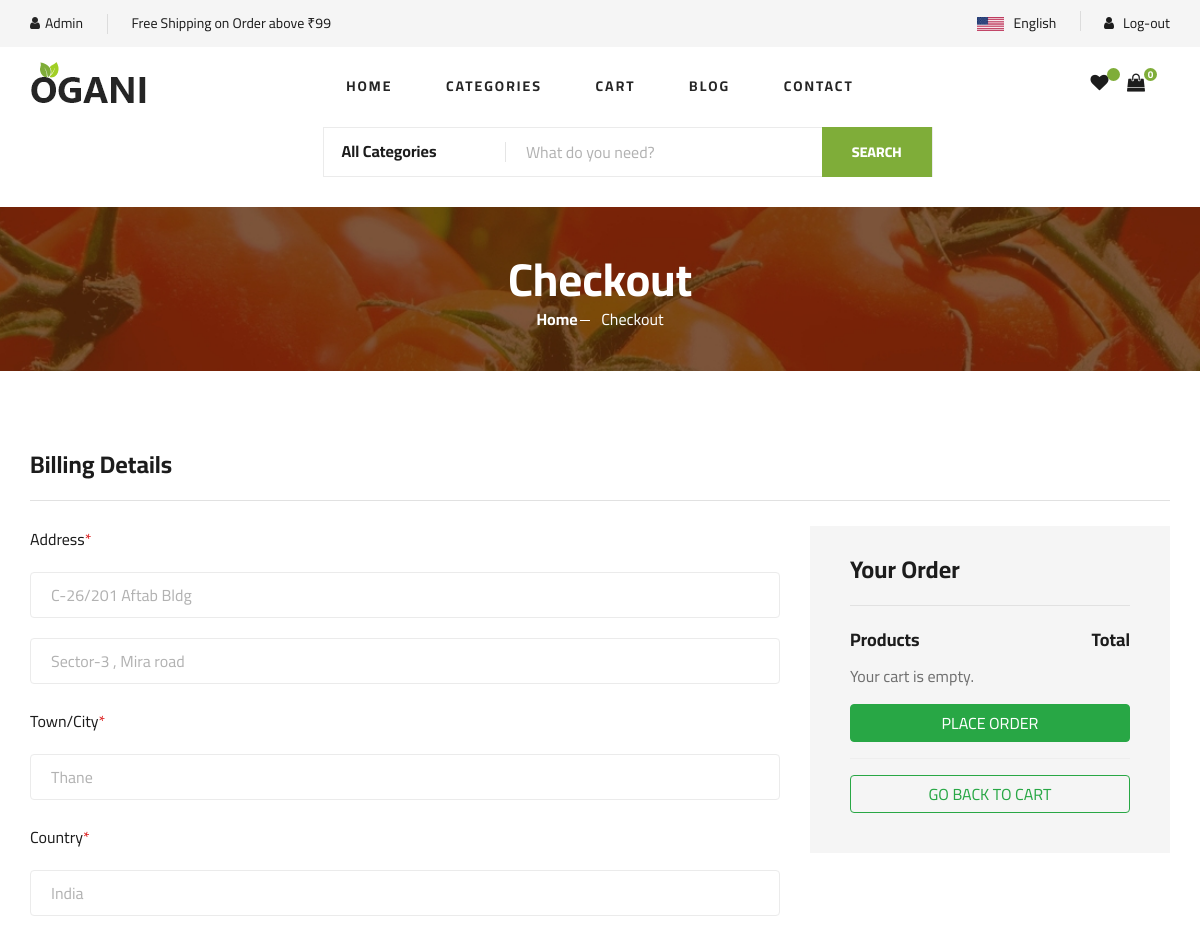
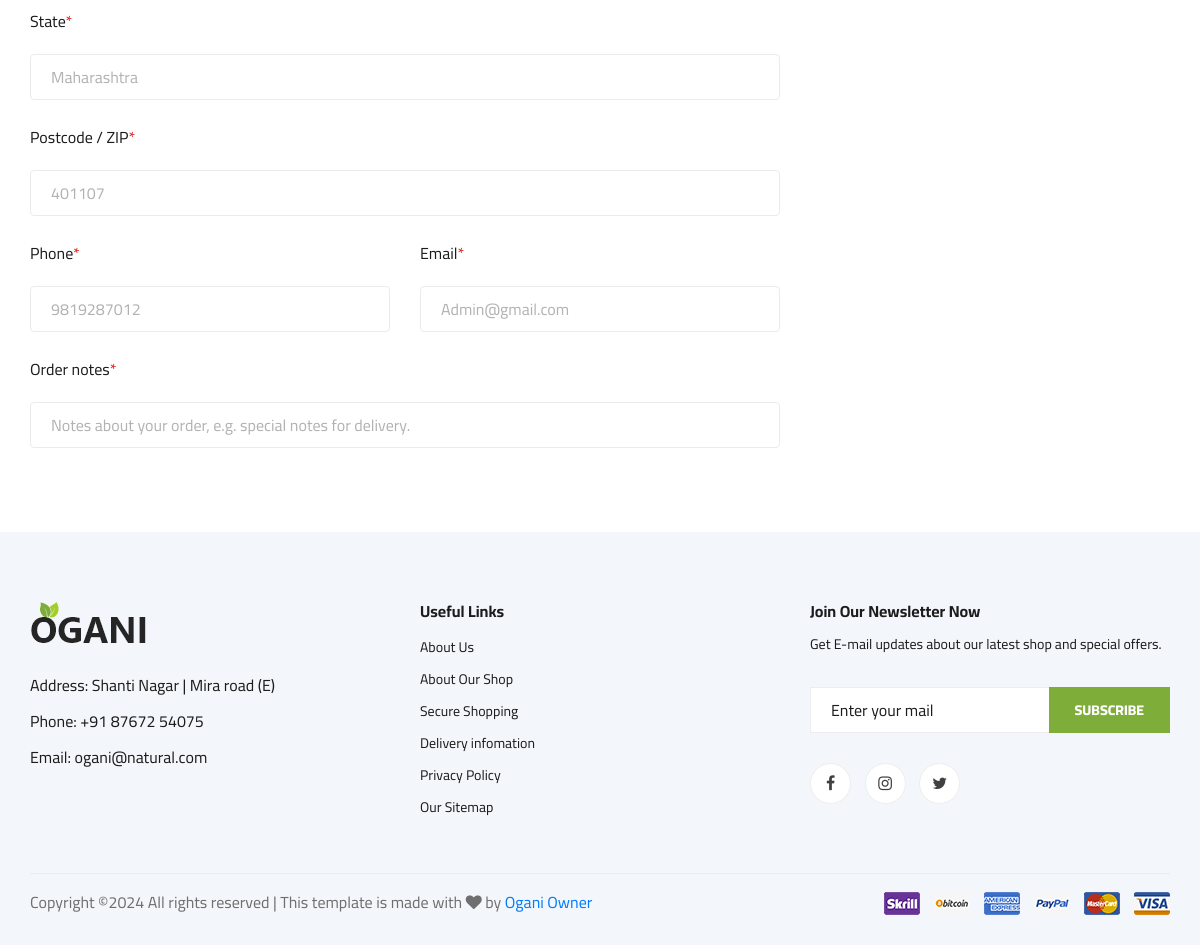
Screenshot of /checkout/ (signed in) with the database file from the repository (2 pictures, top to bottom).
### Accounts/models.py (models this page shows)
class User(AbstractUser):
    email = models.EmailField(max_length=255, unique=True)
    first_name = models.CharField(max_length=25)
    last_name = models.CharField(max_length=25)
    username = models.CharField(max_length=30)
    USERNAME_FIELD = "email"
    REQUIRED_FIELDS = ['username']
    def __str__(self) -> str:
        return self.username

### Core/models.py (models this page shows)
class Address(models.Model):
    user = models.ForeignKey(User , on_delete=models.SET_NULL , null=True )
    address1 = models.CharField(max_length=100 , null=True)
    address2 = models.CharField(max_length=100 , null=True)
    city = models.CharField(max_length=100 , null=True)
    state = models.CharField(max_length=100 , null=True)  # You might want to use choices for states or regions
    zip_code = models.IntegerField(null=True)
    phone_no = models.IntegerField( null=True)
    status = models.BooleanField(default=True)
    class Meta:
        verbose_name_plural = "Address"

### Core/views.py (the view, shortened to what this page needs)
# urls.py: path('checkout/', checkout_view , name="check-out"),
@login_required
def checkout_view(request):
    context = {
        'cart_data': None,
        'totalcartitems': 0,
        'cart_total_amount': 0.0,
        'active_address': Address.objects.filter(user=request.user)
    }
    return render(request, 'core/checkout.html', context)

### Templates/core/checkout.html (shortened to what this page needs)
{% extends "core/base.html" %}
{% block main %}
    <section class="hero hero-normal">
        <div class="container">
            <div class="row">
                <div class="col-lg-3">
                </div>
                <div class="col-lg-9">
                    <div class="hero__search">
                        <div class="hero__search__form">
                            <form action="{% url 'Search' %}" method ="GET" >
                                <div class="hero__search__categories">
                                    All Categories
                                </div>
                                <input type="text" placeholder="What do you need?" name="q" />
                                <button type="submit" class="site-btn">SEARCH</button>
                            </form>
                        </div>
                        </div>
                    </div>
                </div>
            </div>
    </section>
    <section class="breadcrumb-section set-bg" data-setbg="/media/img/breadcrumb.jpg">
        <div class="container">
            <div class="row">
                <div class="col-lg-12 text-center">
                    <div class="breadcrumb__text">
                        <h2>Checkout</h2>
                        <div class="breadcrumb__option">
                            <a href="/">Home</a>
                            <span>Checkout</span>
                        </div>
                    </div>
                </div>
            </div>
        </div>
    </section>
<section class="checkout spad">
    <div class="container">
        {% if active_address %}
        <div class="checkout__form">
            <h4>Billing Details</h4>
            <form id="checkout-form" action="#" method="POST">
                <div class="row">
                    <div class="col-lg-8 col-md-6">
                        {% for a in active_address %}
                        <div class="checkout__input">
                            <p>Address<span>*</span></p>
                            <input type="text" name="address1" value="{{ a.address1 }}" class="checkout__input__add" readonly>
                            <input type="text" name="address2" value="{{ a.address2 }}" readonly>
                        </div>
                        <div class="checkout__input">
                            <p>Town/City<span>*</span></p>
                            <input type="text" name="city" value="{{ a.city }}" readonly>
                        </div>
                        <div class="checkout__input">
                            <p>Country<span>*</span></p>
                            <input type="text" name="country" placeholder="India" readonly>
                        </div>
                        <div class="checkout__input">
                            <p>State<span>*</span></p>
                            <input type="text" name="state" value="{{ a.state }}" readonly>
                        </div>
                        <div class="checkout__input">
                            <p>Postcode / ZIP<span>*</span></p>
                            <input type="text" name="postcode" value="{{ a.zip_code }}" readonly>
                        </div>
                        <div class="row">
                            <div class="col-lg-6">
                                <div class="checkout__input">
                                    <p>Phone<span>*</span></p>
                                    <input type="tel" name="phone" value="{{ a.phone_no }}" readonly>
                                </div>
                            </div>
                            <div class="col-lg-6">
                                <div class="checkout__input">
                                    <p>Email<span>*</span></p>
                                    <input type="email" name="email" value="{{ request.user.email }}" readonly>
                                </div>
                            </div>
                        </div>
                        <div class="checkout__input">
                            <p>Order notes<span>*</span></p>
                            <input type="text" name="order_notes" placeholder="Notes about your order, e.g. special notes for delivery." required>
                        </div>
                        {% endfor %}
                    </div>
                    <div class="col-lg-4 col-md-6">
                        <div class="checkout__order">
                            <h4>Your Order</h4>
                            <div class="checkout__order__products">Products <span>Total</span></div>
                            {% if cart_data %}
                            {% for product_id, item in cart_data.items %}
                            <ul>
                                <li>{{ item.title }} x {{ item.qty }}<span>₹{% widthratio item.price 1 item.qty %}</span></li>
                            </ul>
                            {% endfor %}
                            <div class="checkout__order__subtotal">Subtotal <span>₹{{ cart_total_amount }}</span></div>
                            {% if cart_total_amount < 100 %}
                            <div class="checkout__order__total">Shipping Charges <span>₹100.0</span></div>
                            <div class="checkout__order__total">Total <span>₹{{ cart_total_amount|add:100.0 }}</span></div>
                            {% else %}
                            <div class="checkout__order__total">Shipping Charges <span>Free</span></div>
                            <div class="checkout__order__total">Total <span>₹{{ cart_total_amount }}</span></div>
                            {% endif %}
                            {% else %}
                            <p>Your cart is empty.</p>
                            {% endif %}
                            <a href="/order-placed/" class="btn btn-success" style="margin: 0 auto; display: block;">PLACE ORDER</a>
                            <hr>
                            <a href="/cart/" class="btn btn-outline-success" style="margin: 0 auto; display: block;">GO BACK TO CART</a>
                        </div>
                    </div>
                </div>
            </form>
        </div>
        {% endif %}
    </div>
</section>
{% endblock main %}

### Templates/core/base.html (shortened to what this page needs)
<!DOCTYPE html>
<html lang="zxx">
<head>
    <link rel="stylesheet" href="https://unpkg.com/bootstrap@5.3.3/dist/css/bootstrap.min.css">
    <link rel="stylesheet" href="https://unpkg.com/bs-brain@2.0.4/components/registrations/registration-3/assets/css/registration-3.css">
    <link rel="stylesheet" href="/media/css/bootstrap.min.css" type="text/css">
    <link rel="stylesheet" href="/media/css/font-awesome.min.css" type="text/css">
    <link rel="stylesheet" href="/media/css/elegant-icons.css" type="text/css">
    <link rel="stylesheet" href="/media/css/nice-select.css" type="text/css">
    <link rel="stylesheet" href="/media/css/jquery-ui.min.css" type="text/css">
    <link rel="stylesheet" href="/media/css/owl.carousel.min.css" type="text/css">
    <link rel="stylesheet" href="/media/css/slicknav.min.css" type="text/css">
    <link rel="stylesheet" href="/media/css/style.css" type="text/css">
</head>
<body>
    <header class="header">
        <div class="header__top">
            <div class="container">
                <div class="row">
                    <div class="col-lg-6 col-md-6">
                        <div class="header__top__left">
                            <ul>
                                <li><a href="/dashboard/"><i class="fa fa-user"></i></a>{{request.user}}</li>
                                <li>Free Shipping on Order above ₹99</li>
                            </ul>
                        </div>
                    </div>
                    <div class="col-lg-6 col-md-6">
                        <div class="header__top__right">
                            <div class="header__top__right__language">
                                <img src="/media/img/language.png" alt="">
                                <div>English</div>
                            </div>
                            <div class="header__top__right__auth">
                                {% if request.user.is_authenticated %}
                                <a href="/user/log-out/"><i class="fa fa-user"></i> Log-out</a>
                                {% else %}
                                <a href="/user/login/"><i class="fa fa-user"></i> Login</a>
                                {% endif %}
                            </div>
                        </div>
                    </div>
                </div>
            </div>
        </div>
        <div class="container">
            <div class="row">
                <div class="col-lg-3">
                    <div class="header__logo">
                        <a href="/"><img src="/media/img/logo.png" alt=""></a>
                    </div>
                </div>
                <div class="col-lg-6">
                    <nav class="header__menu" style="display: flex; justify-content: center;">
                        <ul>
                            <li class="{% block home1 %} {% endblock home1 %}"><a href="/">Home</a></li>
                            <li class="{% block category1 %} {% endblock category1 %}"><a href="/category/">Categories</a></li>
                            <li class="{% block cart1 %} {% endblock cart1 %}"><a href="/cart/">Cart</a></li>
                            <li class="{% block blog1 %} {% endblock blog1 %}"><a href="/blog/">Blog</a></li>
                            <li class="{% block contact1 %} {% endblock contact1 %}"><a href="/contact/">Contact</a></li>
                        </ul>
                    </nav>
                </div>
                <div class="col-lg-3">
                    <div class="header__cart">
                        <ul>
                            {% if request.user.is_authenticated %}
                            <li><a href="/wishlist/"><i class="fa fa-heart"></i> <span>{{ wishlist.count }}</span></a></li>
                            {% else %}
                            <li><a href="/wishlist/"><i class="fa fa-heart"></i> <span>0</span></a></li>
                            {% endif %}
                            <li><a href="/cart/"><i class="fa fa-shopping-bag"></i> <span class = "cart-items-count">{{ request.session.cart_data_obj|length }}</span></a></li>
                        </ul>
                    </div>
                </div>
            </div>
        </div>
    </header>
    {% block main %}
    {% endblock main %}
       <footer class="footer spad">
        <div class="container">
            <div class="row">
                <div class="col-lg-3 col-md-6 col-sm-6">
                    <div class="footer__about">
                        <div class="footer__about__logo">
                            <a href="/"><img src="/media/img/logo.png" alt=""></a>
                        </div>
                        <ul>
                            <li>Address: Shanti Nagar | Mira road (E)</li>
                            <li>Phone: +91 87672 54075</li>
                            <li>Email: ogani@natural.com</li>
                        </ul>
                    </div>
                </div>
                <div class="col-lg-4 col-md-6 col-sm-6 offset-lg-1">
                    <div class="footer__widget">
                        <h6>Useful Links</h6>
                        <ul>
                            <li><a href="#">About Us</a></li>
                            <li><a href="#">About Our Shop</a></li>
                            <li><a href="#">Secure Shopping</a></li>
                            <li><a href="#">Delivery infomation</a></li>
                            <li><a href="#">Privacy Policy</a></li>
                            <li><a href="#">Our Sitemap</a></li>
                        </ul>
                    </div>
                </div>
                <div class="col-lg-4 col-md-12">
                    <div class="footer__widget">
                        <h6>Join Our Newsletter Now</h6>
                        <p>Get E-mail updates about our latest shop and special offers.</p>
                        <form action="#">
                            <input type="text" placeholder="Enter your mail">
                            <button type="submit" class="site-btn">Subscribe</button>
                        </form>
                        <div class="footer__widget__social">
                            <a href="#"><i class="fa fa-facebook"></i></a>
                            <a href="#"><i class="fa fa-instagram"></i></a>
                            <a href="#"><i class="fa fa-twitter"></i></a>
                        </div>
                    </div>
                </div>
            </div>
            <div class="row">
                <div class="col-lg-12">
                    <div class="footer__copyright">
                        <div class="footer__copyright__text text-center"><p>
  Copyright &copy;<script>document.write(new Date().getFullYear());</script> All rights reserved | This template is made with <i class="fa fa-heart" aria-hidden="true"></i> by <a href="/" target="_blank">Ogani Owner</a>
  </p></div>
                        <div class="footer__copyright__payment"><img src="/media/img/payment-item.png" alt=""></div>
                    </div>
                </div>
            </div>
        </div>
    </footer>
</body>
</html>

### rows the page displays
User: user "Admin", email "Admin@gmail.com"
Address: address1 "C-26/201 Aftab Bldg", address2 "Sector-3 , Mira road", city "Thane", state "Maharashtra", postcode "401107", phone "9819287012"

### other values shown
{{ request.session.cart_data_obj|length }} "0"
